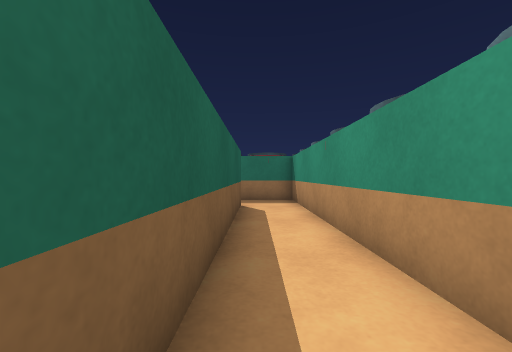
[1] (above)

19 first-person views from a walk through a Unity game level. The camera is 0.49 m above the floor, looks level and sees 90° across. The floor is counted in squares, 0.5 m on a side. Each view is taken from the middle of a square. On the plan, view 1 faces up. The plan holds only what a view shows up to about 11 squares ahead; the rest is blank. The player character is not drawn.

[2]
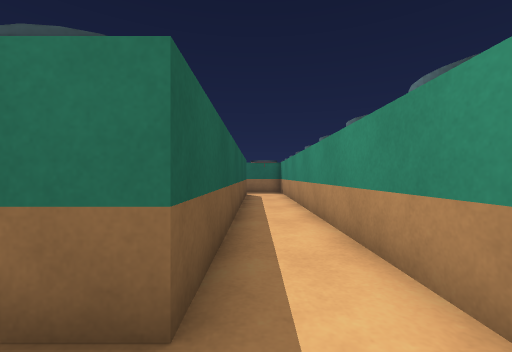

[3]
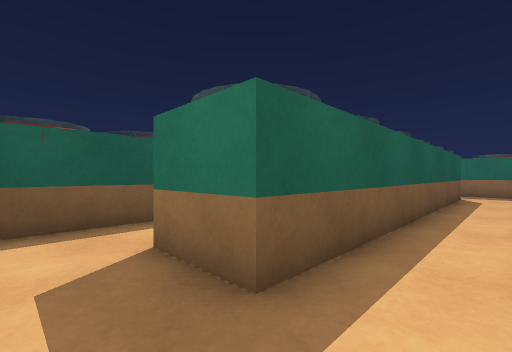

[4]
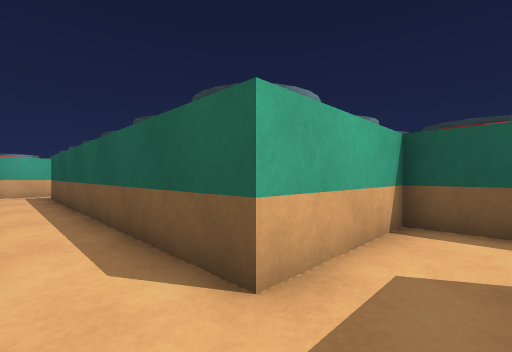

[5]
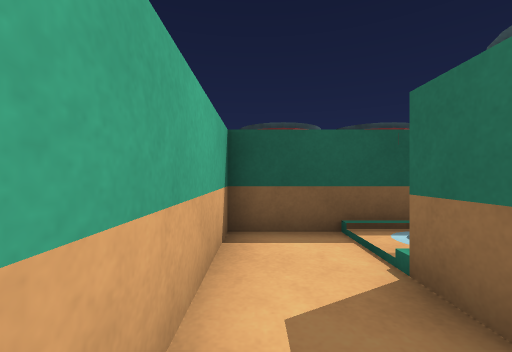

[6]
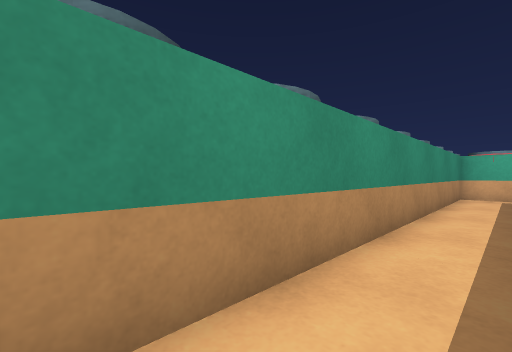

[7]
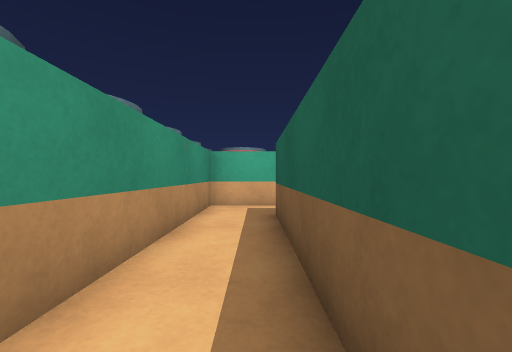

[8]
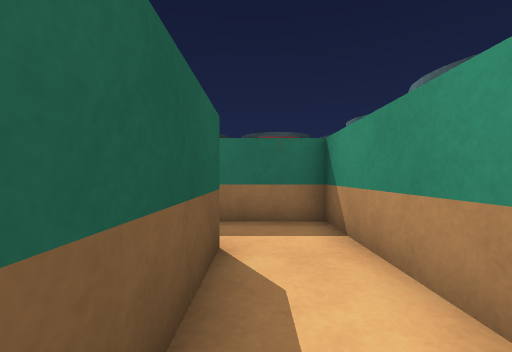

[9]
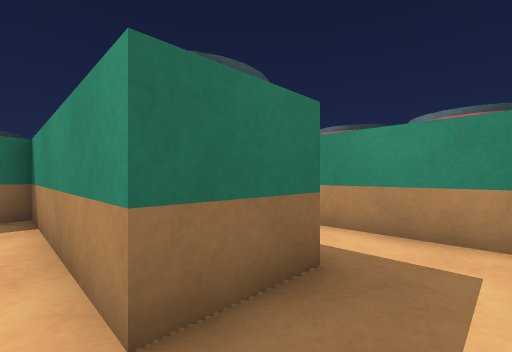

[10]
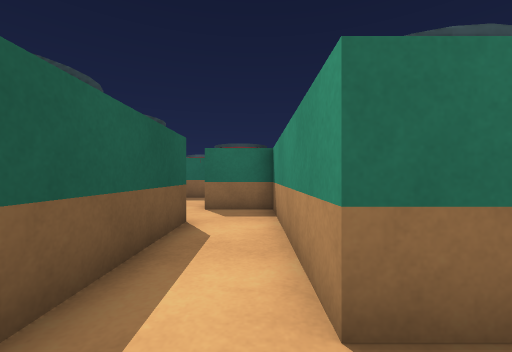

[11]
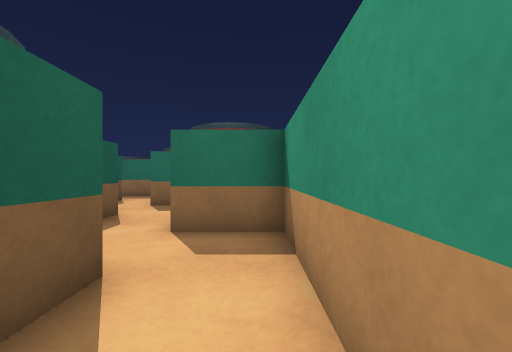

[12]
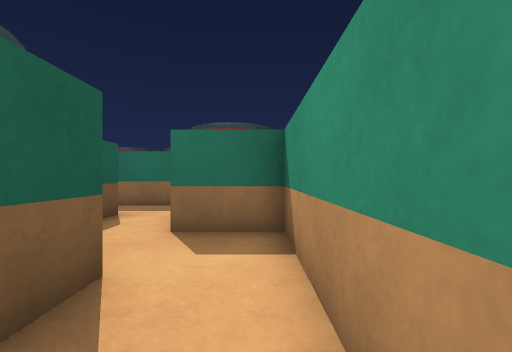

[13]
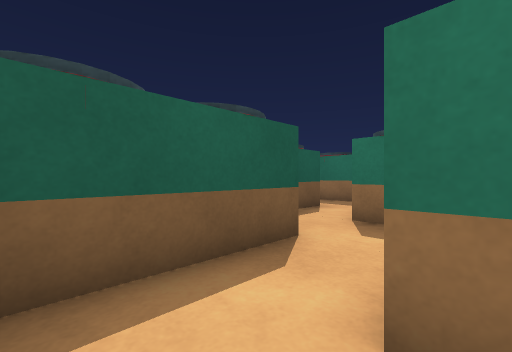

[14]
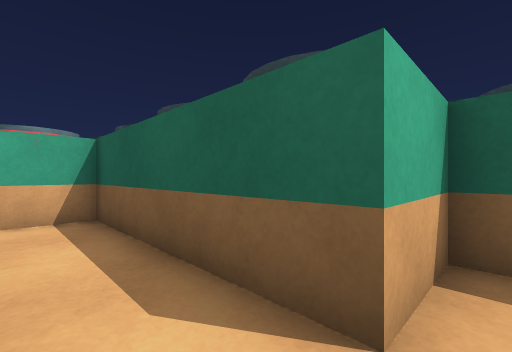

[15]
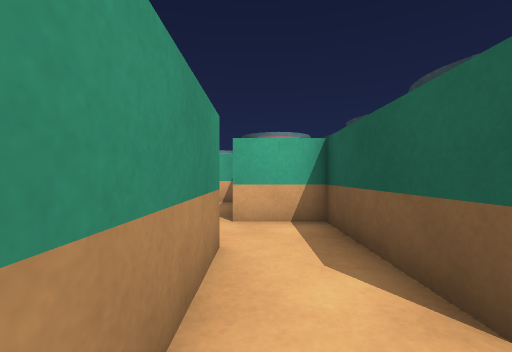

[16]
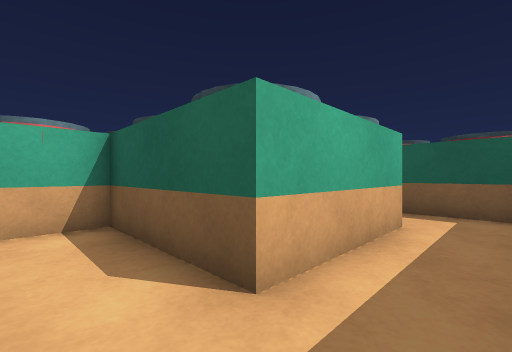

[17]
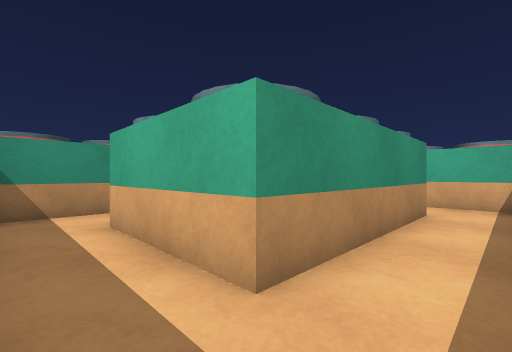

[18]
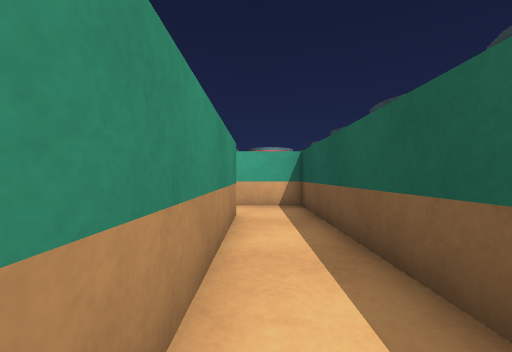

[19]
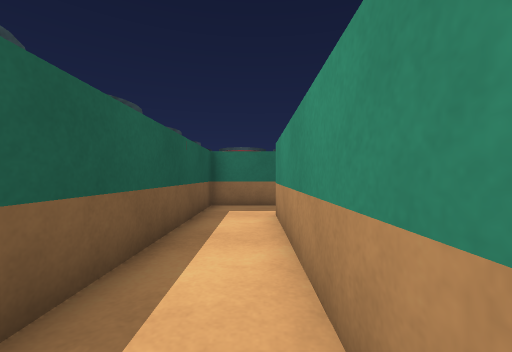

### Floor plan
Points are (right, up) in squares from view 1. A wall is a line through its corners. A room is listed if a view was taken in it or the views show most of it. See-through windows are left out.
Room 1 (views 1, 2, 3, 4, 5, 6, 7, 8)
walls: (-4.5, 11.8) (-4.5, 8.5) (-0.5, 8.5) (-0.5, -3.5); (-0.8, -5.5) (1.5, -5.5) (1.5, 10.5) (-2.8, 10.5)
ways out: opening at (-1.5, -4.5) to room 2
Room 2 (views 9, 10, 11, 12, 13, 14)
walls: (-0.5, -3.5) (-2.5, -3.5) (-2.5, 2.5) (-4.5, 2.5) (-4.5, 4.5); (-6.5, 4.5) (-6.5, 0.5) (-4.5, 0.5) (-4.5, -5.5) (-3, -5.5)
ways out: opening at (-1.5, -4.5) to room 1; opening at (-5.5, 3.5) to room 4
Room 3 (views 15, 16, 17, 18, 19)
walls: (-12.2, 10.5) (-14.5, 10.5) (-14.5, 0.5) (-12, 0.5); (-12.5, 2.5) (-12.5, 8.5) (-8.5, 8.5); (-7.8, 10.5) (-9.8, 10.5); (-6.5, 8.5) (-6.5, 10)
ways out: opening at (-7.5, 7.5) to room 4; opening at (-11.5, 1.5)
Room 4 (no view inside)
walls: (-8.5, 8.5) (-8.5, 4.5) (-6.5, 4.5); (-4.5, 4.5) (-4.5, 6.5) (-6.5, 6.5) (-6.5, 8.5)
ways out: opening at (-5.5, 3.5) to room 2; opening at (-7.5, 7.5) to room 3

Positions as (right, up) in squares from view 1, and headings:
1: (0, 0), facing up
2: (0, -5), facing up
3: (1, -5), facing up-left
4: (1, 10), facing down-left
5: (0, 9), facing left
6: (0, 8), facing down-right
7: (0, 3), facing down
8: (0, 5), facing up
9: (-3, -5), facing up-right
10: (-3, -5), facing up
11: (-3, -2), facing up
12: (-5, 2), facing up
13: (-4, 1), facing up-left
14: (-3, 1), facing down-left
15: (-7, 10), facing down
16: (-7, 10), facing down-left
17: (-14, 10), facing down-right
18: (-13, 9), facing down
19: (-13, 2), facing up
